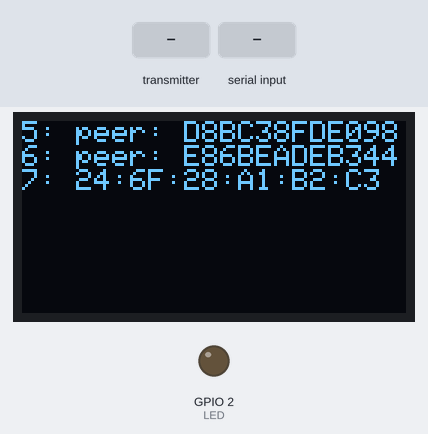
A program run on a simulated ESP32. On the bench: 128×64 one-colour display, output pins drawn as LEDs (lit = HIGH). Dashed ring = blinking. The inputs (shaded band) are chosen by the test bench. What the program prints to the serial monitor is not drawn.

Above: at 1.4 s.
1.5 s: the transmitter starts sending id = 0
At 2.78 s:
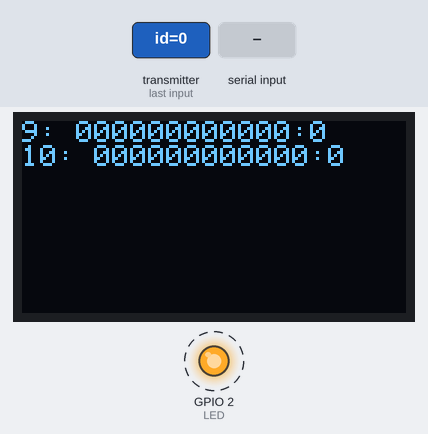
4.0 s: "1\n" received over Serial
At 4.78 s:
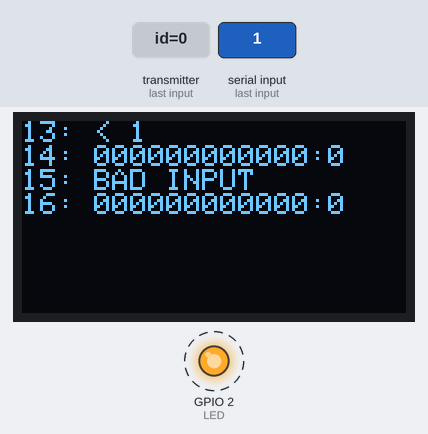
6.0 s: "0\n" received over Serial
At 6.78 s:
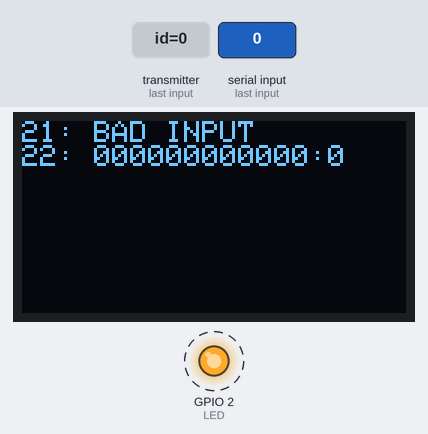
8.5 s: "2\n" received over Serial
At 10.28 s:
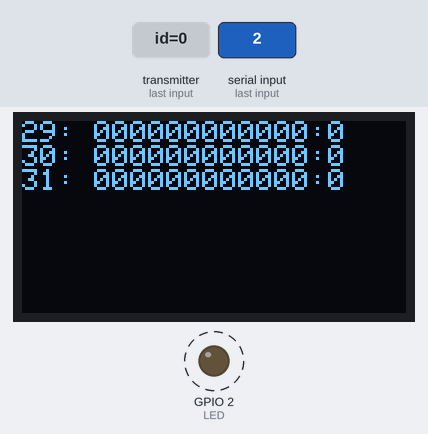
Timing chart, 0 to 11.0 s (numbered marks = the images above; inputs shaded):
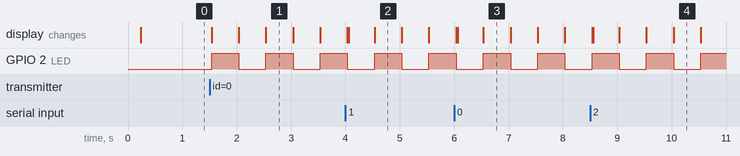

Measured:
- after the input at 1.5 s, GPIO 2 (LED): alternates HIGH for 0.50 s and LOW for 0.50 s, starting at once; the display: first differs from a run without the input at once (image 1 shows a later state)
- after the input at 4.0 s, the display: first changes at once (image 2 shows a later state)
- after the input at 6.0 s, the display: first changes at once (image 3 shows a later state)
- after the input at 8.5 s, the display: first changes at once (image 4 shows a later state)
- what the display in image 1 shows lasts 0.5 s, from 2.5 s to 3.0 s

The program:

main.cpp
```cpp
#include "cube_messages.h"
#include <Arduino.h>
#include <math.h>
#include <esp_now.h>
#include <WiFi.h>
#include <Adafruit_GFX.h>
#include <Adafruit_SSD1306.h>

const char* peers[] = {
  "FCB4674F1CE0",
  "E465B8770340",
  "D8BC38F93930",
  "C4DD578E46C8",
  "D8BC38FDE098",
  "E86BEADEB344"};
MessageLetter message_letter;
esp_now_peer_info_t peer_info;

#define LED 2
uint8_t last_led_state = LOW;

// OLED config
#define OLED_RESET     -1
#define SCREEN_ADDRESS 0x3C
#define SCREEN_WIDTH 128
#define SCREEN_HEIGHT 64
Adafruit_SSD1306 display(SCREEN_WIDTH, SCREEN_HEIGHT, &Wire, OLED_RESET);

#define LOG_LINES 4

void log(const String& s) {
  static int i = 0;
  if (i++ % LOG_LINES == 0) {
    display.setCursor(0, 0);
    display.clearDisplay();
  }
  display.println(String(i % 100) + ": " + s);
  display.display();

}

String convert_to_hex_string(const uint8_t* data, int dataSize) {
  String hexString = "";
  for (int i = 0; i < dataSize; i++) {
    char hexChars[3];
    sprintf(hexChars, "%02X", data[i]);
    hexString += hexChars;
  }
  return hexString;
}

void convert_to_hex_bytes(const String& hexString, uint8_t* byteArray, unsigned int len) {
  for (int i = 0; i < min(hexString.length(), len*2); i += 2) {
    String hexPair = hexString.substring(i, i+2);
    byteArray[i / 2] = strtoul(hexPair.c_str(), NULL, 16);
  }
}

void on_data_sent(const uint8_t *mac_addr, esp_now_send_status_t status) {
  if (status != ESP_NOW_SEND_SUCCESS) {
    log("SEND FAIL");
  }
  last_led_state = last_led_state == HIGH ? LOW : HIGH;
  digitalWrite(LED, last_led_state);
}

void on_data_recv(const uint8_t *mac, const uint8_t *incomingData, int len) {
  MessageNfcId nfcid_data;
  memcpy(&nfcid_data, incomingData, sizeof(nfcid_data));
  String mac_address = convert_to_hex_string(mac, ESP_NOW_ETH_ALEN);
  String out = String(mac_address) + ":" + String(nfcid_data.id);
  Serial.println(out);  // Transmit to server
  log(out);
  last_led_state = last_led_state == HIGH ? LOW : HIGH;
  digitalWrite(LED, last_led_state);
}

void setup() {
  Serial.begin(115200);
  Serial.println("setup: macaddress");
  Serial.println(WiFi.macAddress());
  Serial.println("sleeping...");
  // sleep(5000);
  Serial.println("starting ssd1306");
  if (!display.begin(SSD1306_SWITCHCAPVCC, SCREEN_ADDRESS)) {
    Serial.println(F("SSD1306 allocation failed"));
    for(;;); // Don't proceed, loop forever
  }
  Serial.println(F("SSD1306 allocation passed"));
  display.clearDisplay();
  display.setTextSize(1);
  display.setTextColor(WHITE);
  display.display();
  Serial.println(F("display cleared"));

  pinMode(LED, OUTPUT);

  WiFi.mode(WIFI_STA);

  // sleep(2000);
  if (esp_now_init() != ESP_OK) {
    log("Error initializing ESP-NOW");
    return;
  }

  esp_now_register_send_cb(on_data_sent);

  peer_info.channel = 0;
  peer_info.encrypt = false;
  for (int ix = 0; ix < sizeof(peers)/sizeof(peers[0]); ix++) {
    log(String("peer: ") + peers[ix]);
    convert_to_hex_bytes(peers[ix], peer_info.peer_addr, ESP_NOW_ETH_ALEN);
    if (esp_now_add_peer(&peer_info) != ESP_OK){
      log("Failed to add peer");
    }
  }

  esp_now_register_recv_cb(on_data_recv);
  log(WiFi.macAddress());
}

void loop() {
  // Wait for messages from game and relay them to the cubes.
  static String in_buffer = "";
  if (Serial.available() <= 0) {
    return;
  }

  char receivedChar = Serial.read();
  if (receivedChar != '\n' && receivedChar != '\r') {
    in_buffer += receivedChar;
    return;
  }

  if (in_buffer.length() == 0) {
    return;
  }

  log(String("< ") + in_buffer);

  int split_pos = in_buffer.indexOf(':');
  if (split_pos == -1) {
    log("BAD INPUT");
    in_buffer = "";
    return;
  }

  String mac = in_buffer.substring(0, split_pos);
  message_letter.secret = '$';
  message_letter.letter = in_buffer.substring(split_pos + 1)[0];
  uint8_t send_address[ESP_NOW_ETH_ALEN];
  convert_to_hex_bytes(mac, send_address, ESP_NOW_ETH_ALEN);

  log(String(message_letter.letter) + ">" + mac);
  last_led_state = last_led_state == HIGH ? LOW : HIGH;
  digitalWrite(LED, last_led_state);

  esp_now_send(send_address, (uint8_t *) &message_letter, sizeof(message_letter));  // ignore return
  in_buffer = "";
}
```

cube_messages.h
```cpp
typedef struct MessageLetter {
  char letter;
  char secret;
} MessageLetter;

#define NFCID_LENGTH 8

typedef struct MessageNfcId {
  char id[NFCID_LENGTH*2 + 1];
} MessageNfcId;
```
